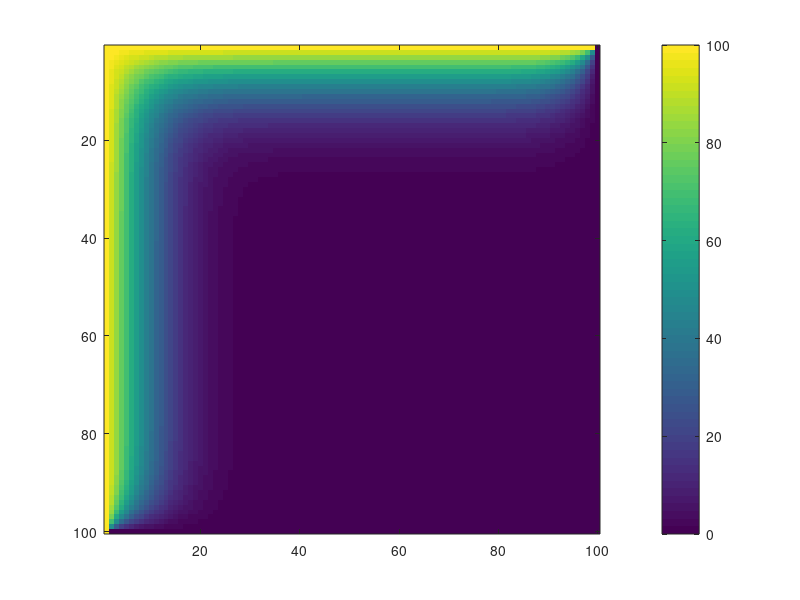
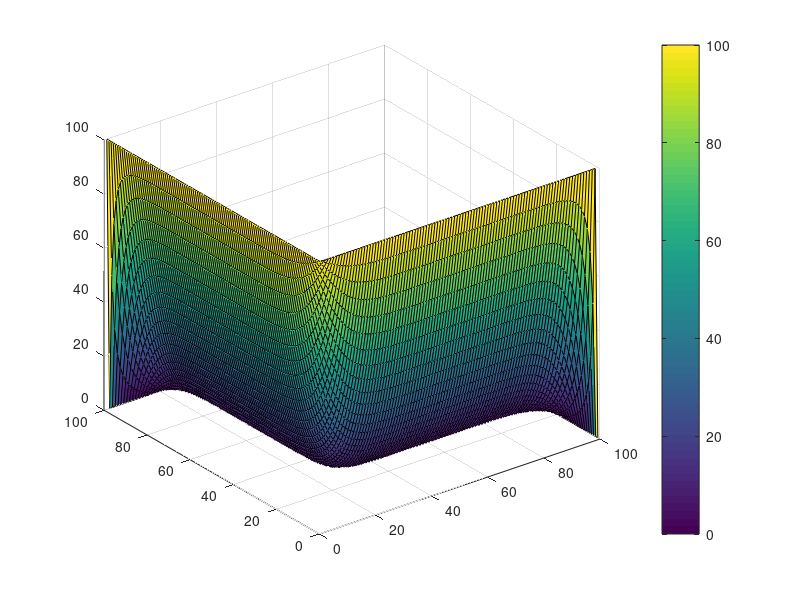

The MATLAB script that drew these images, in order:
%laplace equation solving
clc;clear all;close all;
L = 100; %row
H = 100; %col

u = zeros(L,H);

%setting boundary condition
u(1,:)= 100;
u(H,:)= 0;
u(:,1)= 100;
u(:,L)= 0;

for iteration=1:100
 
    for i=2:L-1
        for j=2:H-1
            u(i,j) = 0.25*(u(i+1,j)+u(i-1,j)+u(i,j+1)+u(i,j-1));
        end
    end
    imagesc(u);colorbar;
    drawnow;


end
disp(u);

figure;surf(u);colorbar;

    